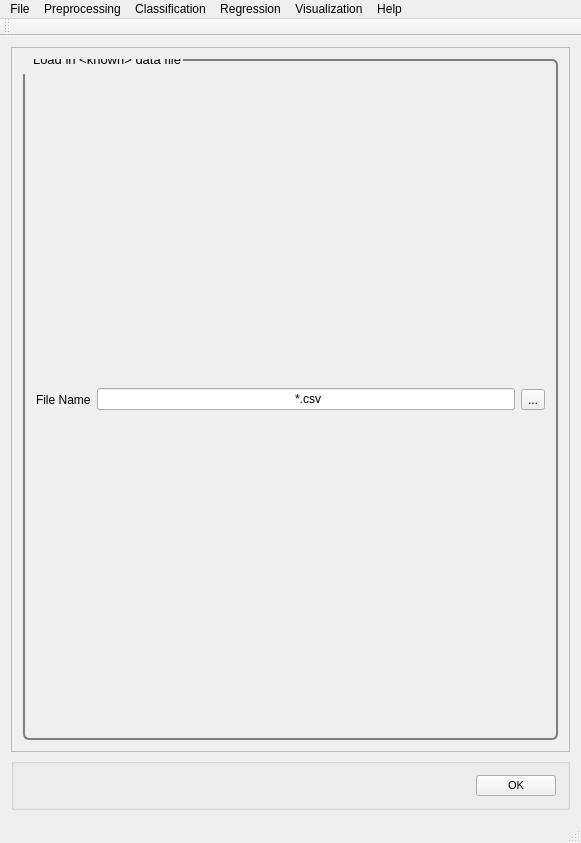
<?xml version="1.0" encoding="UTF-8"?>
<ui version="4.0">
    <class>MainWindow</class>
    <widget class="QMainWindow" name="MainWindow">
        <property name="geometry">
            <rect>
                <x>0</x>
                <y>0</y>
                <width>581</width>
                <height>843</height>
            </rect>
        </property>
        <property name="windowTitle">
            <string>PYSAT</string>
        </property>
        <widget class="QWidget" name="centralWidget">
            <layout class="QVBoxLayout" name="verticalLayout_9">
                <item>
                    <widget class="QScrollArea" name="scrollArea">
                        <property name="widgetResizable">
                            <bool>true</bool>
                        </property>
                        <widget class="QWidget" name="scrollAreaWidgetContents_2">
                            <property name="geometry">
                                <rect>
                                    <x>0</x>
                                    <y>0</y>
                                    <width>561</width>
                                    <height>721</height>
                                </rect>
                            </property>
                            <property name="font">
                                <font>
                                    <pointsize>8</pointsize>
                                </font>
                            </property>
                            <property name="styleSheet">
                                <string notr="true">QGroupBox {
                                    border: 2px solid gray;
                                    border-radius: 6px;
                                    margin-top: 0.5em;
                                    }

                                    QGroupBox::title {

                                    padding-top: -14px;
                                    padding-left: 8px;
                                    }
                                </string>
                            </property>
                            <layout class="QVBoxLayout" name="verticalLayout_8">
                                <item>
                                    <widget class="QGroupBox" name="get_data">
                                        <property name="font">
                                            <font>
                                                <pointsize>10</pointsize>
                                            </font>
                                        </property>
                                        <property name="title">
                                            <string>Load in &lt;known&gt; data file</string>
                                        </property>
                                        <layout class="QHBoxLayout" name="horizontalLayout">
                                            <item>
                                                <widget class="QLabel" name="get_data_label">
                                                    <property name="text">
                                                        <string>File Name</string>
                                                    </property>
                                                </widget>
                                            </item>
                                            <item>
                                                <widget class="QLineEdit" name="get_data_line_edit">
                                                    <property name="text">
                                                        <string extracomment="Make this change whenever a new file is selected">
                                                            *.csv
                                                        </string>
                                                    </property>
                                                    <property name="readOnly">
                                                        <bool>true</bool>
                                                    </property>
                                                </widget>
                                            </item>
                                            <item>
                                                <widget class="QToolButton" name="get_data_button">
                                                    <property name="text">
                                                        <string>...</string>
                                                    </property>
                                                </widget>
                                            </item>
                                        </layout>
                                    </widget>
                                </item>
                            </layout>
                        </widget>
                    </widget>
                </item>
                <item>
                    <widget class="QGroupBox" name="OK">
                        <layout class="QHBoxLayout" name="ok">
                            <item>
                                <spacer name="horizontalSpacer_5">
                                    <property name="orientation">
                                        <enum>Qt::Horizontal</enum>
                                    </property>
                                    <property name="sizeHint" stdset="0">
                                        <size>
                                            <width>40</width>
                                            <height>20</height>
                                        </size>
                                    </property>
                                </spacer>
                            </item>
                            <item>
                                <widget class="QPushButton" name="okButton">
                                    <property name="font">
                                        <font>
                                            <pointsize>8</pointsize>
                                        </font>
                                    </property>
                                    <property name="mouseTracking">
                                        <bool>false</bool>
                                    </property>
                                    <property name="text">
                                        <string>OK</string>
                                    </property>
                                </widget>
                            </item>
                        </layout>
                    </widget>
                </item>
            </layout>
        </widget>
        <widget class="QToolBar" name="mainToolBar">
            <attribute name="toolBarArea">
                <enum>TopToolBarArea</enum>
            </attribute>
            <attribute name="toolBarBreak">
                <bool>false</bool>
            </attribute>
        </widget>
        <widget class="QStatusBar" name="statusBar"/>
        <widget class="QMenuBar" name="menuBar">
            <property name="geometry">
                <rect>
                    <x>0</x>
                    <y>0</y>
                    <width>581</width>
                    <height>21</height>
                </rect>
            </property>
            <widget class="QMenu" name="menuFile">
                <property name="title">
                    <string>File</string>
                </property>
                <addaction name="actionLoad_Refence_Data"/>
                <addaction name="actionLoad_Unknown_Data"/>
                <addaction name="actionSet_output_location"/>
                <addaction name="separator"/>
                <addaction name="actionSave_Current_Plots"/>
                <addaction name="actionSave_Current_Data"/>
                <addaction name="separator"/>
                <addaction name="actionCreate_New_Workflow"/>
                <addaction name="actionSave_Current_Workflow"/>
                <addaction name="separator"/>
                <addaction name="actionExit"/>
            </widget>
            <widget class="QMenu" name="menuPreprocessing">
                <property name="title">
                    <string>Preprocessing</string>
                </property>
                <widget class="QMenu" name="menuBaseline_Removal">
                    <property name="title">
                        <string>Baseline Removal</string>
                    </property>
                    <addaction name="actionALS"/>
                    <addaction name="actionDietrich"/>
                    <addaction name="actionPolyFit"/>
                    <addaction name="actionAirPLS"/>
                    <addaction name="actionFABC"/>
                    <addaction name="actionKK"/>
                    <addaction name="actionMario"/>
                    <addaction name="actionMedian"/>
                    <addaction name="actionRubberband"/>
                    <addaction name="actionUndecimated_Wavelet"/>
                </widget>
                <widget class="QMenu" name="menuCalibration_Transfer">
                    <property name="title">
                        <string>Calibration Transfer</string>
                    </property>
                    <addaction name="actionRatio"/>
                    <addaction name="actionTommy_s_Methgod"/>
                    <addaction name="actionPiecewise_Direct_Standardization"/>
                    <addaction name="actionOthers_3"/>
                </widget>
                <addaction name="actionNormalization"/>
                <addaction name="actionNoise_Reduction"/>
                <addaction name="actionApply_Mask"/>
                <addaction name="actionInterpolate"/>
                <addaction name="actionInstrument_Response"/>
                <addaction name="menuBaseline_Removal"/>
                <addaction name="menuCalibration_Transfer"/>
                <addaction name="actionICA_2"/>
                <addaction name="actionPCA_2"/>
            </widget>
            <widget class="QMenu" name="menuRegression">
                <property name="title">
                    <string>Regression</string>
                </property>
                <addaction name="actionCross_Validation"/>
                <addaction name="actionTrain"/>
                <addaction name="actionPredict"/>
                <addaction name="actionCreate_N_Folds"/>
                <addaction name="actionCreate_Test_Folds"/>
                <addaction name="actionSubmodel_Ranges"/>
            </widget>
            <widget class="QMenu" name="menuHelp">
                <property name="title">
                    <string>Help</string>
                </property>
                <addaction name="actionIndex"/>
                <addaction name="actionContent_2"/>
                <addaction name="separator"/>
                <addaction name="actionAbout"/>
                <addaction name="actionAbout_QtCreator"/>
            </widget>
            <widget class="QMenu" name="menuClassification">
                <property name="title">
                    <string>Classification</string>
                </property>
                <widget class="QMenu" name="menuSupervised">
                    <property name="title">
                        <string>Supervised</string>
                    </property>
                    <addaction name="actionPLS_DA"/>
                    <addaction name="actionSIMCA"/>
                </widget>
                <widget class="QMenu" name="menuClustering">
                    <property name="title">
                        <string>Clustering</string>
                    </property>
                    <addaction name="actionK_means"/>
                    <addaction name="actionHierarchical_2"/>
                </widget>
                <addaction name="menuSupervised"/>
                <addaction name="menuClustering"/>
            </widget>
            <widget class="QMenu" name="menuVisualization">
                <property name="title">
                    <string>Visualization</string>
                </property>
                <addaction name="actionLine_Plot"/>
                <addaction name="action1_to_1_Plot"/>
                <addaction name="actionScatter_Plot"/>
            </widget>
            <addaction name="menuFile"/>
            <addaction name="menuPreprocessing"/>
            <addaction name="menuClassification"/>
            <addaction name="menuRegression"/>
            <addaction name="menuVisualization"/>
            <addaction name="menuHelp"/>
        </widget>
        <action name="actionLoad_Refence_Data">
            <property name="text">
                <string>Load Refence Data</string>
            </property>
        </action>
        <action name="actionLoad_Unknown_Data">
            <property name="text">
                <string>Load Unknown Data</string>
            </property>
        </action>
        <action name="actionSave_Current_Workflow">
            <property name="text">
                <string>Save Current Workflow</string>
            </property>
        </action>
        <action name="actionSave_Current_Plots">
            <property name="text">
                <string>Save Current Plots</string>
            </property>
        </action>
        <action name="actionSave_Current_Data">
            <property name="text">
                <string>Save Current Data</string>
            </property>
        </action>
        <action name="actionCreate_New_Workflow">
            <property name="text">
                <string>Create New Workflow</string>
            </property>
        </action>
        <action name="actionNoise_Reduction">
            <property name="text">
                <string>Noise Reduction</string>
            </property>
        </action>
        <action name="actionApply_Mask">
            <property name="text">
                <string>Apply Mask</string>
            </property>
        </action>
        <action name="actionInterpolate">
            <property name="text">
                <string>Interpolate (unknown to known)</string>
            </property>
        </action>
        <action name="actionInstrument_Response">
            <property name="text">
                <string>Instrument Response</string>
            </property>
        </action>
        <action name="actionALS">
            <property name="text">
                <string>ALS</string>
            </property>
        </action>
        <action name="actionDietrich">
            <property name="text">
                <string>Dietrich</string>
            </property>
        </action>
        <action name="actionPolyFit">
            <property name="text">
                <string>PolyFit</string>
            </property>
        </action>
        <action name="actionAirPLS">
            <property name="text">
                <string>AirPLS</string>
            </property>
        </action>
        <action name="actionFABC">
            <property name="text">
                <string>FABC</string>
            </property>
        </action>
        <action name="actionKK">
            <property name="text">
                <string>KK</string>
            </property>
        </action>
        <action name="actionMario">
            <property name="text">
                <string>Mario</string>
            </property>
        </action>
        <action name="actionMedian">
            <property name="text">
                <string>Median</string>
            </property>
        </action>
        <action name="actionRubberband">
            <property name="text">
                <string>Rubberband</string>
            </property>
        </action>
        <action name="actionUndecimated_Wavelet">
            <property name="text">
                <string>Undecimated Wavelet</string>
            </property>
        </action>
        <action name="actionRatio">
            <property name="text">
                <string>Ratio</string>
            </property>
        </action>
        <action name="actionTommy_s_Methgod">
            <property name="text">
                <string>Tommy's Method</string>
            </property>
        </action>
        <action name="actionPiecewise_Direct_Standardization">
            <property name="text">
                <string>Piecewise Direct Standardization</string>
            </property>
        </action>
        <action name="actionPCA">
            <property name="text">
                <string>PCA</string>
            </property>
        </action>
        <action name="actionICA">
            <property name="text">
                <string>ICA</string>
            </property>
        </action>
        <action name="actionK_Means">
            <property name="text">
                <string>K-Means</string>
            </property>
        </action>
        <action name="actionHierarchical">
            <property name="text">
                <string>Hierarchical</string>
            </property>
        </action>
        <action name="actionOthers">
            <property name="text">
                <string>Others...</string>
            </property>
        </action>
        <action name="actionOthers_2">
            <property name="text">
                <string>Others...</string>
            </property>
        </action>
        <action name="actionOthers_3">
            <property name="text">
                <string>Others...</string>
            </property>
        </action>
        <action name="actionPLS">
            <property name="text">
                <string>PLS</string>
            </property>
        </action>
        <action name="actionSM_PLS">
            <property name="text">
                <string>SM-PLS</string>
            </property>
        </action>
        <action name="actionICA_Regression">
            <property name="text">
                <string>ICA Regression</string>
            </property>
        </action>
        <action name="actionGaussian_Process">
            <property name="text">
                <string>Gaussian Process</string>
            </property>
        </action>
        <action name="actionMLP">
            <property name="text">
                <string>MLP</string>
            </property>
        </action>
        <action name="actionSVM">
            <property name="text">
                <string>SVM</string>
            </property>
        </action>
        <action name="actionOthers_4">
            <property name="text">
                <string>Others...</string>
            </property>
        </action>
        <action name="actionOthers_5">
            <property name="text">
                <string>Others...</string>
            </property>
        </action>
        <action name="actionIndex">
            <property name="text">
                <string>Index</string>
            </property>
        </action>
        <action name="actionContent_2">
            <property name="text">
                <string>Content</string>
            </property>
        </action>
        <action name="actionAbout">
            <property name="text">
                <string>About...</string>
            </property>
        </action>
        <action name="actionAbout_QtCreator">
            <property name="text">
                <string>About Qt...</string>
            </property>
        </action>
        <action name="actionExit">
            <property name="text">
                <string>Exit</string>
            </property>
        </action>
        <action name="actionNormalization">
            <property name="text">
                <string>Normalization</string>
            </property>
        </action>
        <action name="actionICA_2">
            <property name="text">
                <string>ICA</string>
            </property>
        </action>
        <action name="actionPCA_2">
            <property name="text">
                <string>PCA</string>
            </property>
        </action>
        <action name="actionPLS_DA">
            <property name="text">
                <string>PLS-DA</string>
            </property>
        </action>
        <action name="actionSIMCA">
            <property name="text">
                <string>SIMCA</string>
            </property>
        </action>
        <action name="actionK_means">
            <property name="text">
                <string>K-means</string>
            </property>
        </action>
        <action name="actionHierarchical_2">
            <property name="text">
                <string>Hierarchical</string>
            </property>
        </action>
        <action name="actionCross_Validation">
            <property name="text">
                <string>Cross Validation</string>
            </property>
        </action>
        <action name="actionTrain">
            <property name="text">
                <string>Train</string>
            </property>
        </action>
        <action name="actionPredict">
            <property name="text">
                <string>Predict</string>
            </property>
        </action>
        <action name="actionLine_Plot">
            <property name="text">
                <string>Line Plot</string>
            </property>
        </action>
        <action name="action1_to_1_Plot">
            <property name="text">
                <string>1 to 1 Plot</string>
            </property>
        </action>
        <action name="actionScatter_Plot">
            <property name="text">
                <string>Scatter Plot</string>
            </property>
        </action>
        <action name="actionSet_output_location">
            <property name="text">
                <string>Output Location</string>
            </property>
        </action>
        <action name="actionCreate_N_Folds">
            <property name="text">
                <string>Create N Folds</string>
            </property>
        </action>
        <action name="actionCreate_Test_Folds">
            <property name="text">
                <string>Create Test Folds</string>
            </property>
        </action>
        <action name="actionSubmodel_Ranges">
            <property name="text">
                <string>Submodel Ranges</string>
            </property>
        </action>
    </widget>
    <layoutdefault spacing="6" margin="11"/>
    <resources/>
    <connections/>
</ui>
